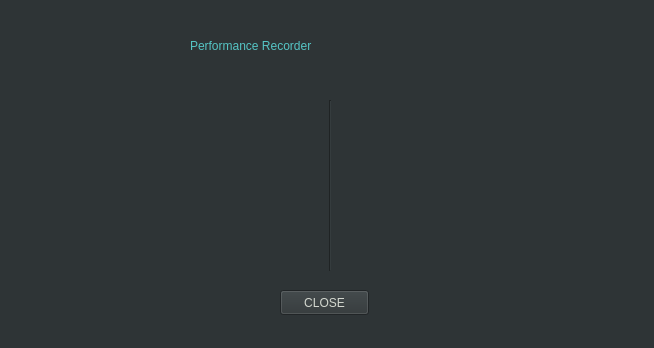
<?xml version="1.0" encoding="UTF-8"?>
<ui version="4.0">
 <class>MainWindow</class>
 <widget class="QMainWindow" name="MainWindow">
  <property name="geometry">
   <rect>
    <x>0</x>
    <y>0</y>
    <width>654</width>
    <height>348</height>
   </rect>
  </property>
  <property name="windowTitle">
   <string>Performance Stat</string>
  </property>
  <property name="styleSheet">
   <string notr="true">background-color: rgb(46, 52, 54);
font: 75 italic 20pt &quot;Trebuchet MS&quot;;
color: rgb(85, 197, 197);</string>
  </property>
  <widget class="QWidget" name="centralwidget">
   <widget class="QLabel" name="label">
    <property name="geometry">
     <rect>
      <x>190</x>
      <y>0</y>
      <width>291</width>
      <height>91</height>
     </rect>
    </property>
    <property name="styleSheet">
     <string notr="true">font: 75 italic 20pt &quot;Trebuchet MS&quot;;
color: rgb(85, 197, 197);</string>
    </property>
    <property name="text">
     <string>Performance Recorder</string>
    </property>
   </widget>
   <widget class="QLabel" name="label_2">
    <property name="geometry">
     <rect>
      <x>50</x>
      <y>110</y>
      <width>241</width>
      <height>71</height>
     </rect>
    </property>
    <property name="styleSheet">
     <string notr="true">font: 57 11pt &quot;Ubuntu&quot;;
color: rgb(211, 215, 207);</string>
    </property>
    <property name="text">
     <string/>
    </property>
   </widget>
   <widget class="QLabel" name="label_3">
    <property name="geometry">
     <rect>
      <x>40</x>
      <y>200</y>
      <width>251</width>
      <height>61</height>
     </rect>
    </property>
    <property name="styleSheet">
     <string notr="true">font: 57 11pt &quot;Ubuntu&quot;;
color: rgb(211, 215, 207);
</string>
    </property>
    <property name="text">
     <string/>
    </property>
   </widget>
   <widget class="QLabel" name="label_4">
    <property name="geometry">
     <rect>
      <x>360</x>
      <y>110</y>
      <width>261</width>
      <height>151</height>
     </rect>
    </property>
    <property name="styleSheet">
     <string notr="true">font: 57 11pt &quot;Ubuntu&quot;;
color: rgb(211, 215, 207);</string>
    </property>
    <property name="text">
     <string/>
    </property>
   </widget>
   <widget class="QPushButton" name="pushButton">
    <property name="geometry">
     <rect>
      <x>280</x>
      <y>290</y>
      <width>89</width>
      <height>25</height>
     </rect>
    </property>
    <property name="styleSheet">
     <string notr="true">font: 57 11pt &quot;Ubuntu&quot;;
color: rgb(211, 215, 207);</string>
    </property>
    <property name="text">
     <string>CLOSE</string>
    </property>
   </widget>
   <widget class="Line" name="line">
    <property name="geometry">
     <rect>
      <x>320</x>
      <y>100</y>
      <width>20</width>
      <height>171</height>
     </rect>
    </property>
    <property name="orientation">
     <enum>Qt::Vertical</enum>
    </property>
   </widget>
  </widget>
 </widget>
 <resources/>
 <connections/>
</ui>
